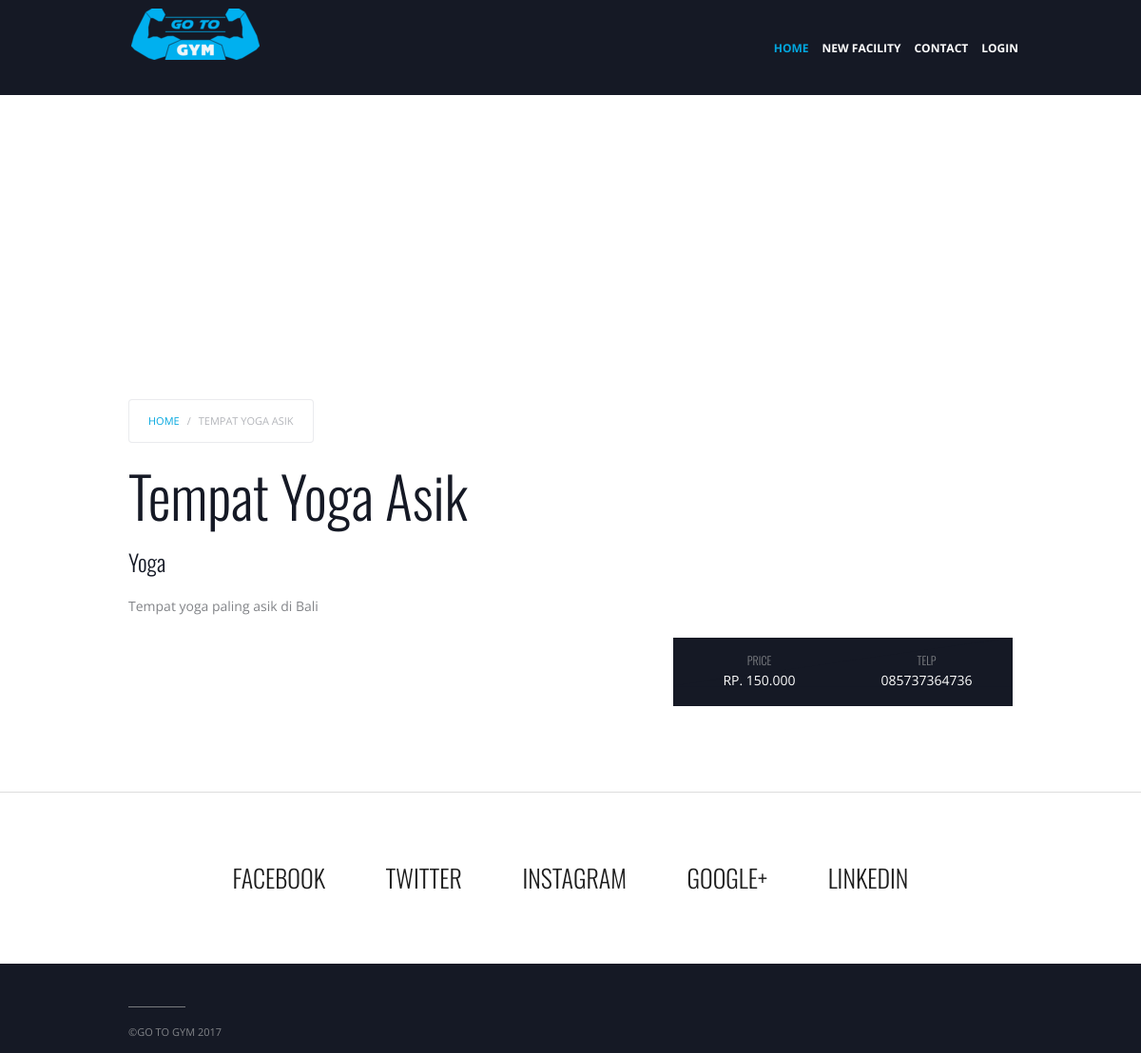
The app's page /home/detail/2 with its own data.
### tables this page shows
CREATE TABLE `gym` (
  `id` int(11) NOT NULL,
  `user_id` int(11) NOT NULL,
  `category_id` int(11) NOT NULL,
  `fullname` varchar(100) DEFAULT NULL,
  `alamat` varchar(100) DEFAULT NULL,
  `longitude` varchar(100) DEFAULT NULL,
  `latitude` varchar(100) DEFAULT NULL,
  `telp` varchar(12) DEFAULT NULL,
  `description` text,
  `price` int(11) DEFAULT NULL,
  `status` int(1) NOT NULL
);

CREATE TABLE `category` (
  `id` int(11) NOT NULL,
  `label` varchar(100) DEFAULT NULL
);

### application/Controller/HomeController.php (called while the page is built, shortened)
<?php
class HomeController extends Controller
{
    public function detail($id)
    {
        $gym = new Gym();
        $this->view([
            'header'=>'view/_templates/home_header.php',
            'content'=>'view/home/detail.php',
            'footer'=>'view/_templates/home_footer.php',
            'page_script'=> 'view/home/script/detail_page_script.php',
            'page_css'=> 'view/home/script/detail_page_css.php',
            'plugin_script'=> 'view/home/script/detail_plugin_script.php',
            'plugin_css'=> 'view/home/script/detail_plugin_css.php'
        ],[
            'model'=>$gym->getOne($id)
        ]);
    }
}

### public/index.php (called while the page is built, shortened)
<?php
$app = new Application();

### application/Core/Model.php (called while the page is built, shortened)
<?php
class Model
{
    public $db = null;
    protected $table = null;
    private function openDatabaseConnection()
    {
        $options = array(PDO::ATTR_DEFAULT_FETCH_MODE => PDO::FETCH_OBJ, PDO::ATTR_ERRMODE => PDO::ERRMODE_WARNING);
        $this->db = new PDO(DB_TYPE . ':host=' . DB_HOST . ';dbname=' . DB_NAME . ';charset=' . DB_CHARSET, DB_USER, DB_PASS, $options);
    }
    public function getOne($id)
    {
        if(is_array($id) && !is_null($id)){
            $_row = '';
            $_value = [];
            foreach ($id as $row=>$value){
                $_row.= $row.' = '.' :'.$row.' AND ';
                $_value[':'.$row] = $value;
            }
            $_row = substr($_row, 0, -5);
            $sql = "SELECT * FROM $this->table WHERE $_row LIMIT 1";
            $query = $this->db->prepare($sql);
            $parameters = $_value;
        }else{
            $sql = "SELECT * FROM $this->table WHERE id = :id LIMIT 1";
            $query = $this->db->prepare($sql);
            $parameters = array(':id' => $id);
        }
        $query->execute($parameters);
        return $query->fetch();
    }
}

### application/Model/Gym.php (called while the page is built, shortened)
<?php
class Gym extends Model
{
    public static function getCategory($id)
    {
        $category = new Category();
        return $category->getOne($id)->label;
    }
}

### application/view/home/detail.php (the view, shortened to what this page needs)
<div id='map_canvas' style="width: 100%;height: 300px;"></div>
<div class="uk-container uk-container-center">
    <div class="tm-middle uk-grid" data-uk-grid-match="" data-uk-grid-margin="">
        <div class="tm-main uk-width-medium-1-1">
            <main class="tm-content uk-position-relative">
                <ul class="uk-breadcrumb">
                    <li><a href="<?= URL ?>">Home</a></li>
                    <li class="uk-active"><span><?= $model->fullname ?></span></li>
                </ul>
                <h1 style="margin-top: 0;"><?= $model->fullname ?></h1>
                <article class="uk-article">
                    <h3>
                        <?= \Mini\Model\Gym::getCategory($model->id) ?>
                    </h3>
                    <div>
                        <div class="uk-grid">
                            <div class="uk-width-6-10">
                                <p><?= $model->description ?></p>
                            </div>
                            <div class="uk-width-4-10">
                                <div class="uk-panel uk-width-1-1 tm-workouts-box nohover">
                                    <div class="uk-grid">
                                        <div class="uk-width-1-2">
                                            <h6 class="tm-uppercase">PRICE</h6>
                                            <span class="tm-uppercase">Rp. <?= number_format($model->price, 0, ',', '.') ?></span>
                                        </div>
                                        <div class="uk-width-1-2">
                                            <h6 class="tm-uppercase">TELP</h6>
                                            <span class="tm-uppercase"><?= $model->telp ?></span>
                                        </div>
                                    </div>
                                </div>
                            </div>
                        </div>
                    </div>
                </article>
            </main>
        </div>
    </div>
</div>

### records on screen
gym: fullname "TEMPAT YOGA ASIK", fullname "Tempat Yoga Asik", id.label "Yoga", description "Tempat yoga paling asik di Bali", price "150.000", telp "085737364736"
